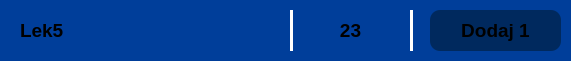
     <widget class="QFrame" name="frame_38">
      <property name="geometry">
       <rect>
        <x>40</x>
        <y>290</y>
        <width>571</width>
        <height>61</height>
       </rect>
      </property>
      <property name="styleSheet">
       <string notr="true">background-color: rgb(0, 62, 154);
border-radius: 10px;</string>
      </property>
      <property name="frameShape">
       <enum>QFrame::Shape::StyledPanel</enum>
      </property>
      <property name="frameShadow">
       <enum>QFrame::Shadow::Raised</enum>
      </property>
      <widget class="Line" name="line_16">
       <property name="geometry">
        <rect>
         <x>290</x>
         <y>10</y>
         <width>3</width>
         <height>41</height>
        </rect>
       </property>
       <property name="styleSheet">
        <string notr="true">background-color: white;</string>
       </property>
       <property name="orientation">
        <enum>Qt::Orientation::Vertical</enum>
       </property>
      </widget>
      <widget class="Line" name="line_17">
       <property name="geometry">
        <rect>
         <x>410</x>
         <y>10</y>
         <width>3</width>
         <height>41</height>
        </rect>
       </property>
       <property name="styleSheet">
        <string notr="true">background-color: white;</string>
       </property>
       <property name="orientation">
        <enum>Qt::Orientation::Vertical</enum>
       </property>
      </widget>
      <widget class="QLabel" name="label_38">
       <property name="geometry">
        <rect>
         <x>310</x>
         <y>10</y>
         <width>81</width>
         <height>41</height>
        </rect>
       </property>
       <property name="font">
        <font>
         <pointsize>14</pointsize>
         <bold>true</bold>
        </font>
       </property>
       <property name="layoutDirection">
        <enum>Qt::LayoutDirection::LeftToRight</enum>
       </property>
       <property name="styleSheet">
        <string notr="true"/>
       </property>
       <property name="text">
        <string>23</string>
       </property>
       <property name="textFormat">
        <enum>Qt::TextFormat::RichText</enum>
       </property>
       <property name="alignment">
        <set>Qt::AlignmentFlag::AlignCenter</set>
       </property>
      </widget>
      <widget class="QLabel" name="label_39">
       <property name="geometry">
        <rect>
         <x>20</x>
         <y>10</y>
         <width>261</width>
         <height>41</height>
        </rect>
       </property>
       <property name="font">
        <font>
         <pointsize>14</pointsize>
         <bold>true</bold>
        </font>
       </property>
       <property name="layoutDirection">
        <enum>Qt::LayoutDirection::LeftToRight</enum>
       </property>
       <property name="styleSheet">
        <string notr="true"/>
       </property>
       <property name="text">
        <string>Lek5</string>
       </property>
       <property name="textFormat">
        <enum>Qt::TextFormat::RichText</enum>
       </property>
       <property name="alignment">
        <set>Qt::AlignmentFlag::AlignLeading|Qt::AlignmentFlag::AlignLeft|Qt::AlignmentFlag::AlignVCenter</set>
       </property>
      </widget>
      <widget class="QFrame" name="frame_39">
       <property name="geometry">
        <rect>
         <x>430</x>
         <y>10</y>
         <width>131</width>
         <height>41</height>
        </rect>
       </property>
       <property name="styleSheet">
        <string notr="true">background-color: rgb(0, 41, 94);
border-radius: 10px;</string>
       </property>
       <property name="frameShape">
        <enum>QFrame::Shape::StyledPanel</enum>
       </property>
       <property name="frameShadow">
        <enum>QFrame::Shadow::Raised</enum>
       </property>
       <widget class="QFrame" name="frame_40">
        <property name="geometry">
         <rect>
          <x>270</x>
          <y>60</y>
          <width>841</width>
          <height>61</height>
         </rect>
        </property>
        <property name="styleSheet">
         <string notr="true">background-color: rgb(0, 62, 154);
border-radius: 10px;</string>
        </property>
        <property name="frameShape">
         <enum>QFrame::Shape::StyledPanel</enum>
        </property>
        <property name="frameShadow">
         <enum>QFrame::Shadow::Raised</enum>
        </property>
       </widget>
       <widget class="QLabel" name="label_40">
        <property name="geometry">
         <rect>
          <x>10</x>
          <y>0</y>
          <width>111</width>
          <height>41</height>
         </rect>
        </property>
        <property name="font">
         <font>
          <pointsize>14</pointsize>
          <bold>true</bold>
         </font>
        </property>
        <property name="layoutDirection">
         <enum>Qt::LayoutDirection::LeftToRight</enum>
        </property>
        <property name="styleSheet">
         <string notr="true"/>
        </property>
        <property name="text">
         <string>Dodaj 1</string>
        </property>
        <property name="textFormat">
         <enum>Qt::TextFormat::RichText</enum>
        </property>
        <property name="alignment">
         <set>Qt::AlignmentFlag::AlignCenter</set>
        </property>
       </widget>
      </widget>
     </widget>
